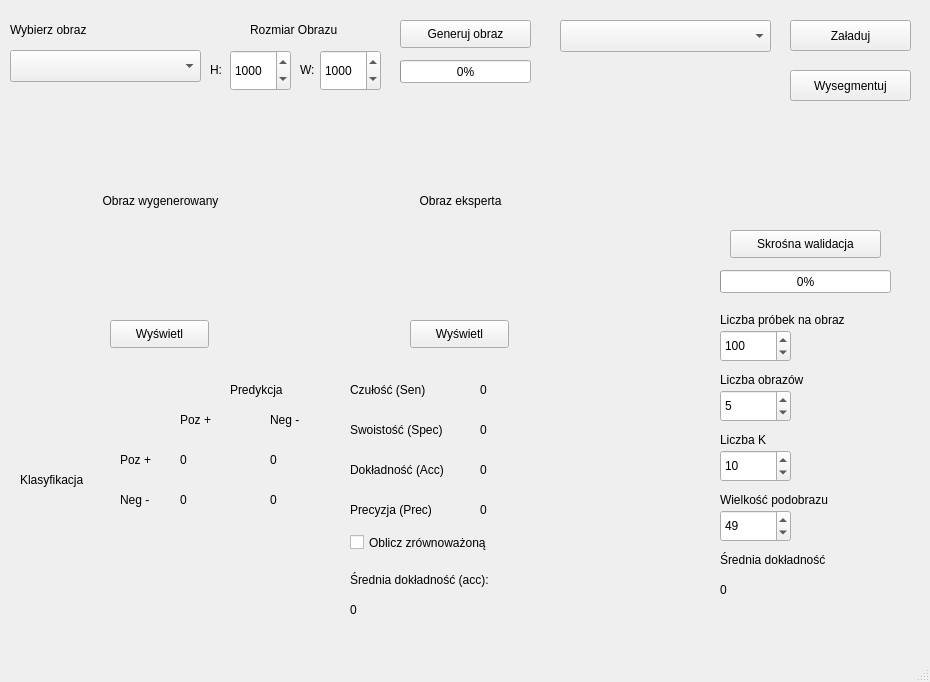
<?xml version="1.0" encoding="UTF-8"?>
<ui version="4.0">
    <class>MainWindow</class>
    <widget class="QMainWindow" name="MainWindow">
        <property name="geometry">
            <rect>
                <x>0</x>
                <y>0</y>
                <width>930</width>
                <height>682</height>
            </rect>
        </property>
        <property name="windowTitle">
            <string>MainWindow</string>
        </property>
        <widget class="QWidget" name="centralwidget">
            <widget class="QComboBox" name="fileBox">
                <property name="geometry">
                    <rect>
                        <x>10</x>
                        <y>50</y>
                        <width>191</width>
                        <height>32</height>
                    </rect>
                </property>
            </widget>
            <widget class="QLabel" name="myImage">
                <property name="geometry">
                    <rect>
                        <x>20</x>
                        <y>90</y>
                        <width>281</width>
                        <height>221</height>
                    </rect>
                </property>
                <property name="text">
                    <string>Obraz wygenerowany</string>
                </property>
                <property name="alignment">
                    <set>Qt::AlignCenter</set>
                </property>
            </widget>
            <widget class="QPushButton" name="generateButton">
                <property name="geometry">
                    <rect>
                        <x>400</x>
                        <y>20</y>
                        <width>131</width>
                        <height>28</height>
                    </rect>
                </property>
                <property name="text">
                    <string>Generuj obraz</string>
                </property>
            </widget>
            <widget class="QLabel" name="label_2">
                <property name="geometry">
                    <rect>
                        <x>10</x>
                        <y>20</y>
                        <width>161</width>
                        <height>20</height>
                    </rect>
                </property>
                <property name="text">
                    <string>Wybierz obraz</string>
                </property>
            </widget>
            <widget class="QLabel" name="label_3">
                <property name="geometry">
                    <rect>
                        <x>230</x>
                        <y>380</y>
                        <width>121</width>
                        <height>20</height>
                    </rect>
                </property>
                <property name="text">
                    <string>Predykcja</string>
                </property>
            </widget>
            <widget class="QLabel" name="label_4">
                <property name="geometry">
                    <rect>
                        <x>180</x>
                        <y>410</y>
                        <width>71</width>
                        <height>20</height>
                    </rect>
                </property>
                <property name="text">
                    <string>Poz +</string>
                </property>
            </widget>
            <widget class="QLabel" name="label_5">
                <property name="geometry">
                    <rect>
                        <x>270</x>
                        <y>410</y>
                        <width>71</width>
                        <height>20</height>
                    </rect>
                </property>
                <property name="text">
                    <string>Neg -</string>
                </property>
            </widget>
            <widget class="QLabel" name="label_6">
                <property name="geometry">
                    <rect>
                        <x>20</x>
                        <y>470</y>
                        <width>91</width>
                        <height>20</height>
                    </rect>
                </property>
                <property name="text">
                    <string>Klasyfikacja</string>
                </property>
            </widget>
            <widget class="QLabel" name="labelTP">
                <property name="geometry">
                    <rect>
                        <x>180</x>
                        <y>450</y>
                        <width>68</width>
                        <height>20</height>
                    </rect>
                </property>
                <property name="text">
                    <string>0</string>
                </property>
            </widget>
            <widget class="QLabel" name="labelFN">
                <property name="geometry">
                    <rect>
                        <x>270</x>
                        <y>450</y>
                        <width>68</width>
                        <height>20</height>
                    </rect>
                </property>
                <property name="text">
                    <string>0</string>
                </property>
            </widget>
            <widget class="QLabel" name="labelFP">
                <property name="geometry">
                    <rect>
                        <x>180</x>
                        <y>490</y>
                        <width>68</width>
                        <height>20</height>
                    </rect>
                </property>
                <property name="text">
                    <string>0</string>
                </property>
            </widget>
            <widget class="QLabel" name="labelTN">
                <property name="geometry">
                    <rect>
                        <x>270</x>
                        <y>490</y>
                        <width>68</width>
                        <height>20</height>
                    </rect>
                </property>
                <property name="text">
                    <string>0</string>
                </property>
            </widget>
            <widget class="QLabel" name="label_11">
                <property name="geometry">
                    <rect>
                        <x>120</x>
                        <y>450</y>
                        <width>41</width>
                        <height>20</height>
                    </rect>
                </property>
                <property name="text">
                    <string>Poz +</string>
                </property>
            </widget>
            <widget class="QLabel" name="label_12">
                <property name="geometry">
                    <rect>
                        <x>120</x>
                        <y>490</y>
                        <width>51</width>
                        <height>20</height>
                    </rect>
                </property>
                <property name="text">
                    <string>Neg -</string>
                </property>
            </widget>
            <widget class="QProgressBar" name="generateBar">
                <property name="geometry">
                    <rect>
                        <x>400</x>
                        <y>60</y>
                        <width>131</width>
                        <height>23</height>
                    </rect>
                </property>
                <property name="value">
                    <number>0</number>
                </property>
            </widget>
            <widget class="QLabel" name="expertImage">
                <property name="geometry">
                    <rect>
                        <x>320</x>
                        <y>90</y>
                        <width>281</width>
                        <height>221</height>
                    </rect>
                </property>
                <property name="text">
                    <string>Obraz eksperta</string>
                </property>
                <property name="alignment">
                    <set>Qt::AlignCenter</set>
                </property>
            </widget>
            <widget class="QLabel" name="label">
                <property name="geometry">
                    <rect>
                        <x>350</x>
                        <y>380</y>
                        <width>111</width>
                        <height>20</height>
                    </rect>
                </property>
                <property name="text">
                    <string>Czułość (Sen)</string>
                </property>
            </widget>
            <widget class="QLabel" name="label_7">
                <property name="geometry">
                    <rect>
                        <x>350</x>
                        <y>420</y>
                        <width>131</width>
                        <height>20</height>
                    </rect>
                </property>
                <property name="text">
                    <string>Swoistość (Spec)</string>
                </property>
            </widget>
            <widget class="QLabel" name="label_8">
                <property name="geometry">
                    <rect>
                        <x>350</x>
                        <y>460</y>
                        <width>131</width>
                        <height>20</height>
                    </rect>
                </property>
                <property name="text">
                    <string>Dokładność (Acc)</string>
                </property>
            </widget>
            <widget class="QLabel" name="label_9">
                <property name="geometry">
                    <rect>
                        <x>350</x>
                        <y>500</y>
                        <width>121</width>
                        <height>20</height>
                    </rect>
                </property>
                <property name="text">
                    <string>Precyzja (Prec)</string>
                </property>
            </widget>
            <widget class="QLabel" name="labelSen">
                <property name="geometry">
                    <rect>
                        <x>480</x>
                        <y>380</y>
                        <width>68</width>
                        <height>20</height>
                    </rect>
                </property>
                <property name="text">
                    <string>0</string>
                </property>
            </widget>
            <widget class="QLabel" name="labelSpec">
                <property name="geometry">
                    <rect>
                        <x>480</x>
                        <y>420</y>
                        <width>68</width>
                        <height>20</height>
                    </rect>
                </property>
                <property name="text">
                    <string>0</string>
                </property>
            </widget>
            <widget class="QLabel" name="labelAcc">
                <property name="geometry">
                    <rect>
                        <x>480</x>
                        <y>460</y>
                        <width>68</width>
                        <height>20</height>
                    </rect>
                </property>
                <property name="text">
                    <string>0</string>
                </property>
            </widget>
            <widget class="QLabel" name="labelPrec">
                <property name="geometry">
                    <rect>
                        <x>480</x>
                        <y>500</y>
                        <width>68</width>
                        <height>20</height>
                    </rect>
                </property>
                <property name="text">
                    <string>0</string>
                </property>
            </widget>
            <widget class="QPushButton" name="myImageButton">
                <property name="geometry">
                    <rect>
                        <x>110</x>
                        <y>320</y>
                        <width>99</width>
                        <height>28</height>
                    </rect>
                </property>
                <property name="text">
                    <string>Wyświetl</string>
                </property>
            </widget>
            <widget class="QPushButton" name="expertImageButton">
                <property name="geometry">
                    <rect>
                        <x>410</x>
                        <y>320</y>
                        <width>99</width>
                        <height>28</height>
                    </rect>
                </property>
                <property name="text">
                    <string>Wyświetl</string>
                </property>
            </widget>
            <widget class="QPushButton" name="kfoldButton">
                <property name="geometry">
                    <rect>
                        <x>730</x>
                        <y>230</y>
                        <width>151</width>
                        <height>28</height>
                    </rect>
                </property>
                <property name="text">
                    <string>Skrośna walidacja</string>
                </property>
            </widget>
            <widget class="QProgressBar" name="learnBar">
                <property name="geometry">
                    <rect>
                        <x>720</x>
                        <y>270</y>
                        <width>171</width>
                        <height>23</height>
                    </rect>
                </property>
                <property name="value">
                    <number>0</number>
                </property>
            </widget>
            <widget class="QLabel" name="accuracyLabel">
                <property name="geometry">
                    <rect>
                        <x>720</x>
                        <y>580</y>
                        <width>68</width>
                        <height>20</height>
                    </rect>
                </property>
                <property name="text">
                    <string>0</string>
                </property>
            </widget>
            <widget class="QLabel" name="label_10">
                <property name="geometry">
                    <rect>
                        <x>720</x>
                        <y>310</y>
                        <width>171</width>
                        <height>20</height>
                    </rect>
                </property>
                <property name="text">
                    <string>Liczba próbek na obraz</string>
                </property>
            </widget>
            <widget class="QLabel" name="label_13">
                <property name="geometry">
                    <rect>
                        <x>720</x>
                        <y>370</y>
                        <width>171</width>
                        <height>20</height>
                    </rect>
                </property>
                <property name="text">
                    <string>Liczba obrazów</string>
                </property>
            </widget>
            <widget class="QLabel" name="label_14">
                <property name="geometry">
                    <rect>
                        <x>720</x>
                        <y>430</y>
                        <width>161</width>
                        <height>20</height>
                    </rect>
                </property>
                <property name="text">
                    <string>Liczba K</string>
                </property>
            </widget>
            <widget class="QLabel" name="label_15">
                <property name="geometry">
                    <rect>
                        <x>720</x>
                        <y>490</y>
                        <width>161</width>
                        <height>20</height>
                    </rect>
                </property>
                <property name="text">
                    <string>Wielkość podobrazu</string>
                </property>
            </widget>
            <widget class="QSpinBox" name="probCount">
                <property name="geometry">
                    <rect>
                        <x>720</x>
                        <y>330</y>
                        <width>71</width>
                        <height>32</height>
                    </rect>
                </property>
                <property name="maximum">
                    <number>10000</number>
                </property>
                <property name="value">
                    <number>100</number>
                </property>
            </widget>
            <widget class="QSpinBox" name="imageCount">
                <property name="geometry">
                    <rect>
                        <x>720</x>
                        <y>390</y>
                        <width>71</width>
                        <height>32</height>
                    </rect>
                </property>
                <property name="value">
                    <number>5</number>
                </property>
            </widget>
            <widget class="QSpinBox" name="kCount">
                <property name="geometry">
                    <rect>
                        <x>720</x>
                        <y>450</y>
                        <width>71</width>
                        <height>32</height>
                    </rect>
                </property>
                <property name="value">
                    <number>10</number>
                </property>
            </widget>
            <widget class="QSpinBox" name="boxSize">
                <property name="geometry">
                    <rect>
                        <x>720</x>
                        <y>510</y>
                        <width>71</width>
                        <height>32</height>
                    </rect>
                </property>
                <property name="value">
                    <number>49</number>
                </property>
            </widget>
            <widget class="QLabel" name="label_16">
                <property name="geometry">
                    <rect>
                        <x>720</x>
                        <y>550</y>
                        <width>171</width>
                        <height>20</height>
                    </rect>
                </property>
                <property name="text">
                    <string>Średnia dokładność</string>
                </property>
            </widget>
            <widget class="QLabel" name="label_17">
                <property name="geometry">
                    <rect>
                        <x>250</x>
                        <y>20</y>
                        <width>131</width>
                        <height>20</height>
                    </rect>
                </property>
                <property name="text">
                    <string>Rozmiar Obrazu</string>
                </property>
            </widget>
            <widget class="QSpinBox" name="heightValue">
                <property name="geometry">
                    <rect>
                        <x>230</x>
                        <y>50</y>
                        <width>61</width>
                        <height>41</height>
                    </rect>
                </property>
                <property name="minimum">
                    <number>1</number>
                </property>
                <property name="maximum">
                    <number>10000</number>
                </property>
                <property name="value">
                    <number>1000</number>
                </property>
            </widget>
            <widget class="QSpinBox" name="widthValue">
                <property name="geometry">
                    <rect>
                        <x>320</x>
                        <y>50</y>
                        <width>61</width>
                        <height>41</height>
                    </rect>
                </property>
                <property name="minimum">
                    <number>1</number>
                </property>
                <property name="maximum">
                    <number>9999</number>
                </property>
                <property name="value">
                    <number>1000</number>
                </property>
            </widget>
            <widget class="QLabel" name="label_18">
                <property name="geometry">
                    <rect>
                        <x>210</x>
                        <y>60</y>
                        <width>21</width>
                        <height>20</height>
                    </rect>
                </property>
                <property name="text">
                    <string>H:</string>
                </property>
            </widget>
            <widget class="QLabel" name="label_19">
                <property name="geometry">
                    <rect>
                        <x>300</x>
                        <y>60</y>
                        <width>21</width>
                        <height>20</height>
                    </rect>
                </property>
                <property name="text">
                    <string>W:</string>
                </property>
            </widget>
            <widget class="QCheckBox" name="balancedBox">
                <property name="geometry">
                    <rect>
                        <x>350</x>
                        <y>530</y>
                        <width>191</width>
                        <height>25</height>
                    </rect>
                </property>
                <property name="text">
                    <string>Oblicz zrównoważoną</string>
                </property>
            </widget>
            <widget class="QPushButton" name="loadModelButton">
                <property name="geometry">
                    <rect>
                        <x>790</x>
                        <y>20</y>
                        <width>121</width>
                        <height>31</height>
                    </rect>
                </property>
                <property name="text">
                    <string>Załaduj</string>
                </property>
            </widget>
            <widget class="QComboBox" name="modelList">
                <property name="geometry">
                    <rect>
                        <x>560</x>
                        <y>20</y>
                        <width>211</width>
                        <height>32</height>
                    </rect>
                </property>
            </widget>
            <widget class="QPushButton" name="predictButton">
                <property name="geometry">
                    <rect>
                        <x>790</x>
                        <y>70</y>
                        <width>121</width>
                        <height>31</height>
                    </rect>
                </property>
                <property name="text">
                    <string>Wysegmentuj</string>
                </property>
            </widget>
            <widget class="QLabel" name="label_20">
                <property name="geometry">
                    <rect>
                        <x>350</x>
                        <y>570</y>
                        <width>201</width>
                        <height>20</height>
                    </rect>
                </property>
                <property name="text">
                    <string>Średnia dokładność (acc):</string>
                </property>
            </widget>
            <widget class="QLabel" name="avgAcc">
                <property name="geometry">
                    <rect>
                        <x>350</x>
                        <y>600</y>
                        <width>68</width>
                        <height>20</height>
                    </rect>
                </property>
                <property name="text">
                    <string>0</string>
                </property>
            </widget>
        </widget>
        <widget class="QMenuBar" name="menubar">
            <property name="geometry">
                <rect>
                    <x>0</x>
                    <y>0</y>
                    <width>930</width>
                    <height>26</height>
                </rect>
            </property>
        </widget>
        <widget class="QStatusBar" name="statusbar"/>
    </widget>
    <resources/>
    <connections/>
</ui>
